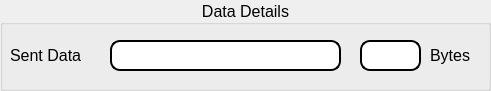
     <widget class="QGroupBox" name="groupBox_FK_3">
      <property name="enabled">
       <bool>true</bool>
      </property>
      <property name="geometry">
       <rect>
        <x>240</x>
        <y>0</y>
        <width>491</width>
        <height>91</height>
       </rect>
      </property>
      <property name="maximumSize">
       <size>
        <width>16777210</width>
        <height>16777210</height>
       </size>
      </property>
      <property name="font">
       <font>
        <pointsize>12</pointsize>
        <weight>50</weight>
        <bold>false</bold>
       </font>
      </property>
      <property name="layoutDirection">
       <enum>Qt::LeftToRight</enum>
      </property>
      <property name="title">
       <string>Data Details</string>
      </property>
      <property name="alignment">
       <set>Qt::AlignCenter</set>
      </property>
      <property name="flat">
       <bool>false</bool>
      </property>
      <property name="checkable">
       <bool>false</bool>
      </property>
      <widget class="QLineEdit" name="lineEdit_sent_data">
       <property name="geometry">
        <rect>
         <x>110</x>
         <y>40</y>
         <width>231</width>
         <height>31</height>
        </rect>
       </property>
       <property name="font">
        <font>
         <pointsize>12</pointsize>
        </font>
       </property>
       <property name="styleSheet">
        <string notr="true">QLineEdit{
border: 2px solid rgb(0, 0, 0);
border-radius: 10px;
}</string>
       </property>
       <property name="text">
        <string/>
       </property>
       <property name="readOnly">
        <bool>true</bool>
       </property>
       <property name="placeholderText">
        <string/>
       </property>
      </widget>
      <widget class="QLabel" name="label_37">
       <property name="geometry">
        <rect>
         <x>10</x>
         <y>40</y>
         <width>101</width>
         <height>31</height>
        </rect>
       </property>
       <property name="font">
        <font>
         <pointsize>12</pointsize>
        </font>
       </property>
       <property name="text">
        <string>&lt;html&gt;&lt;head/&gt;&lt;body&gt;&lt;p&gt;Sent Data&lt;/p&gt;&lt;/body&gt;&lt;/html&gt;</string>
       </property>
      </widget>
      <widget class="QLineEdit" name="lineEdit_sent_length">
       <property name="geometry">
        <rect>
         <x>360</x>
         <y>40</y>
         <width>61</width>
         <height>31</height>
        </rect>
       </property>
       <property name="font">
        <font>
         <pointsize>12</pointsize>
        </font>
       </property>
       <property name="styleSheet">
        <string notr="true">QLineEdit{
border: 2px solid rgb(0, 0, 0);
border-radius: 10px;
}</string>
       </property>
       <property name="text">
        <string/>
       </property>
       <property name="readOnly">
        <bool>true</bool>
       </property>
       <property name="placeholderText">
        <string/>
       </property>
      </widget>
      <widget class="QLabel" name="label_50">
       <property name="geometry">
        <rect>
         <x>430</x>
         <y>40</y>
         <width>51</width>
         <height>31</height>
        </rect>
       </property>
       <property name="font">
        <font>
         <pointsize>12</pointsize>
        </font>
       </property>
       <property name="text">
        <string>&lt;html&gt;&lt;head/&gt;&lt;body&gt;&lt;p&gt;Bytes&lt;/p&gt;&lt;/body&gt;&lt;/html&gt;</string>
       </property>
      </widget>
     </widget>
